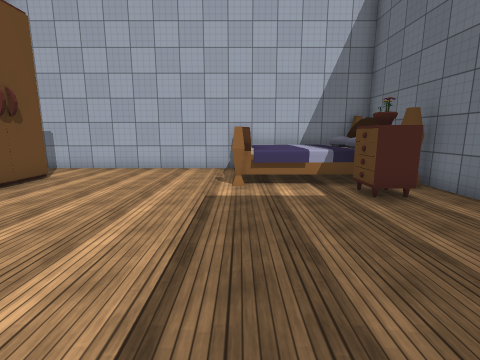
[1] (above)

16 first-person views from a walk through a 3-D level made in the Unity game engine. The camera is 1.5 m above the floor, tilts 10° down and sees 85° across. The floor is counted in squares, 1 m on a side. Each view is taken from the middle of a square. On the plan, view 1 faces up. The plan holds only what a view shows up to about 14 squares ahead; the rest is blank. The place goes on beyond the plan. The player is left out. Some animated figures are left out. Some surface patterns are stand-ins.

[2]
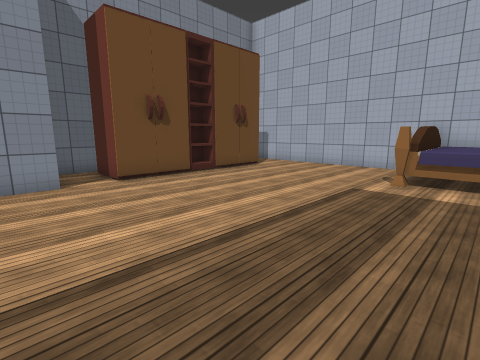

[3]
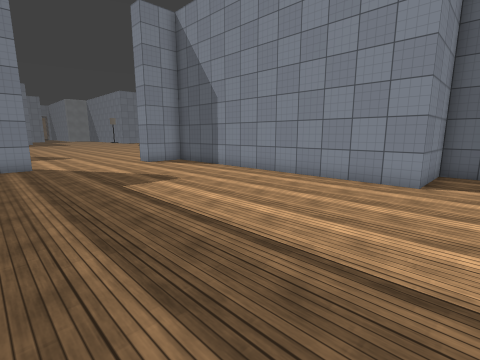

[4]
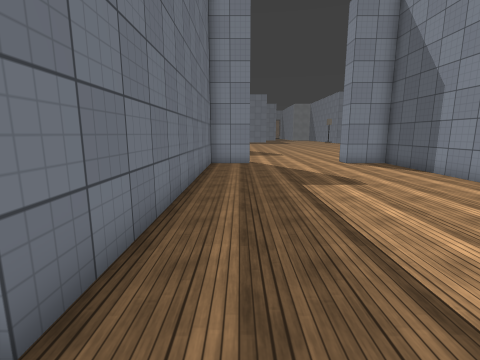

[5]
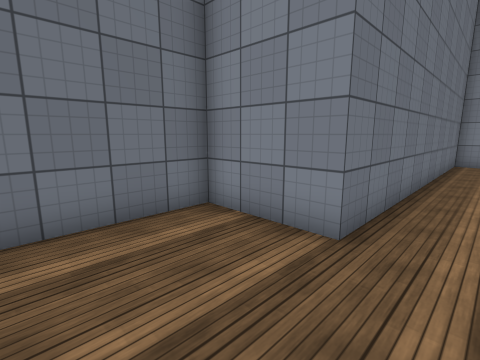

[6]
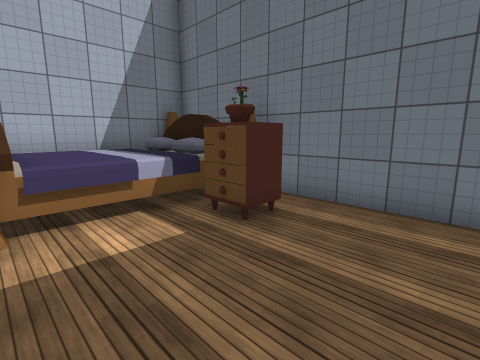

[7]
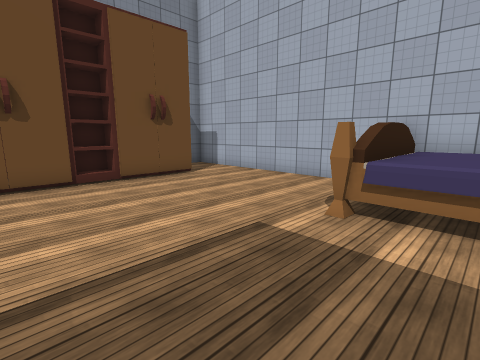

[8]
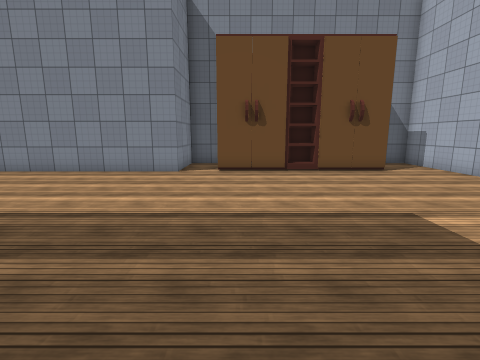

[9]
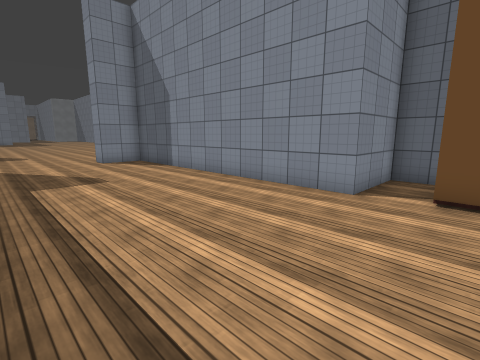

[10]
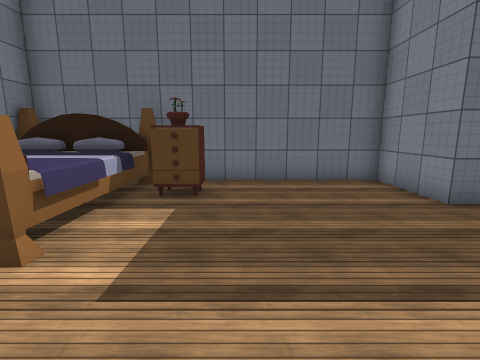

[11]
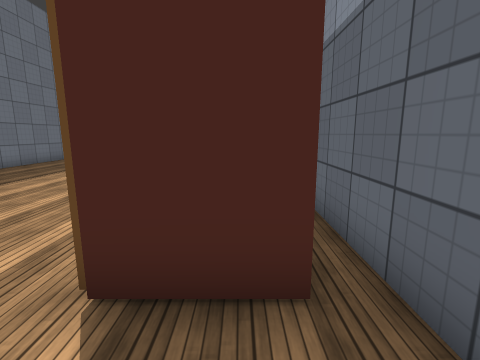

[12]
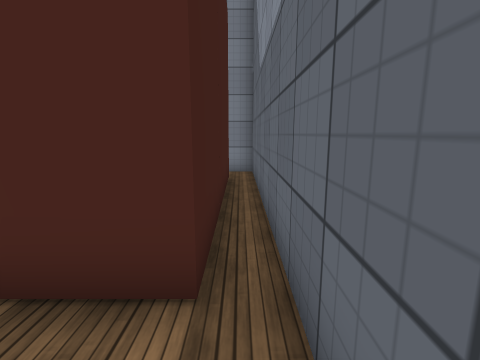

[13]
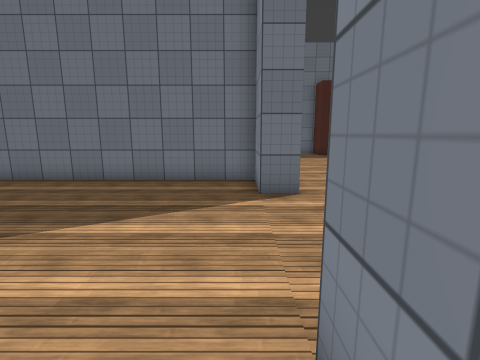

[14]
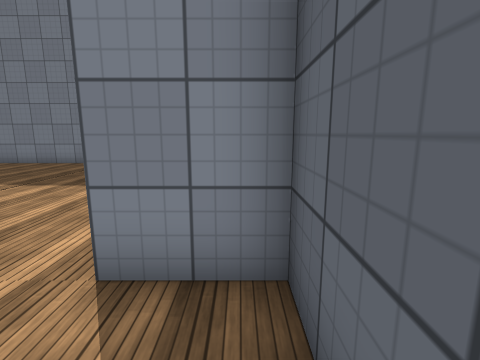

[15]
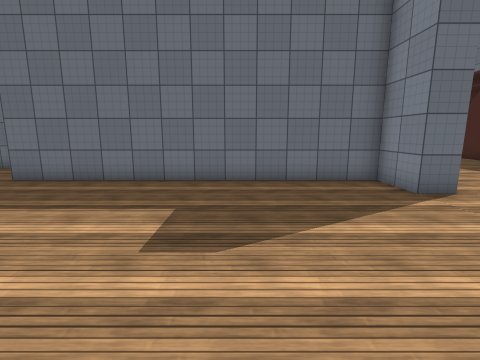

[16]
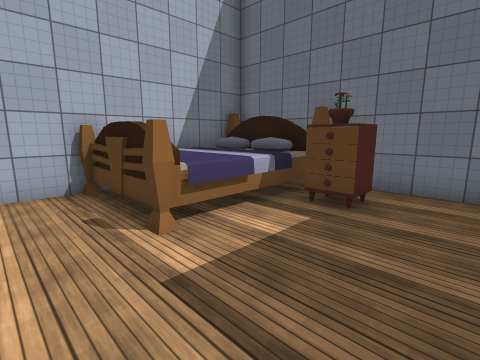

### Floor plan
Key: @ floor where view 1 was taken; # wall or solid block; . floor; B bed; O other object.
Columns run from 10 left of view 1 to 6 right of it. Each row starts with its distance up from view 1.
 12 ################
 11 #.........BBBBBB
 10 #.........BBBBB
  9 #.##......BBBBBB#
  8 #. #......BBBBBB#
  7 #. #.........OO.#
  6 #. O.........OO.#
  5 #. O............#
  4 #.##............#
  3 #.##............#
  2 #.##............#
  1 #...............#
  0 ####......@..####
 -1    #.........#
 -2    #.........#
 -3    #.........#
 -4    #.........#
 -5    #.........#
 -6    #.........#
 -7    #.........#
 -8    #.........#
 -9    #.........#
-10    #.........#
-11    #.........#
-12    ###.....###
-13       ........

Where each view was taken, in squares from view 1:
view 1: 0 up, 0 right, facing up
view 2: 1 down, 2 right, facing up-left
view 3: 2 up, 2 right, facing down-left
view 4: 2 up, 1 right, facing down
view 5: 4 up, 1 right, facing down-right
view 6: 3 up, 0 right, facing up-right
view 7: 3 up, 2 right, facing up-left
view 8: 3 up, 4 right, facing left
view 9: 3 up, 0 right, facing down-left
view 10: 5 up, 3 left, facing right
view 11: 11 up, 8 left, facing down
view 12: 11 up, 9 left, facing down
view 13: 11 down, 6 left, facing right
view 14: 9 down, 6 left, facing down
view 15: 7 down, 6 left, facing right
view 16: 4 up, 2 left, facing up-right
